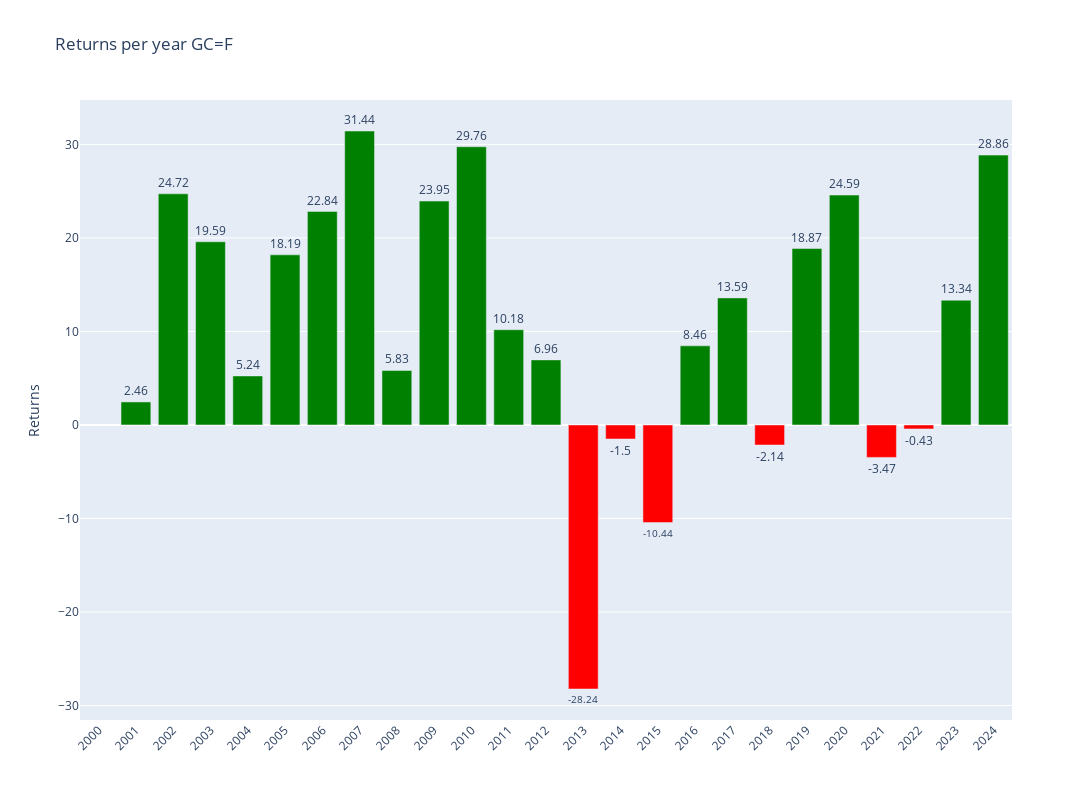

Notebook code cell kept with this figure:
### Code cell
# Plotly
fig = make_subplots()

# Add colors
colors = ['green' if x >= 0 else 'red' for x in annual_data['Return']]

# Graph (1,1)
fig.add_trace(go.Bar(y=annual_data['Return'],x=annual_data['Return'].index,text=round(annual_data['Return'],2),textposition='outside',marker_color=colors,hoverinfo='skip'),row=1,col=1)

# Update xaxis properties
fig.update_yaxes(title_text="Returns", row=1, col=1)

fig.update_layout(xaxis=dict(tickvals=annual_data.index,tickangle=-45),height=800, width=1300,title=f"Returns per year {ticker}")

fig.show()

### Figure 1 — Plotly figure (JSON) as saved in the notebook; plotly's stock layout.template omitted (floating-point values rounded to 4 significant figures)
{"data": [{"hoverinfo": "skip", "marker": {"color": ["red", "green", "green", "green", "green", "green", "green", "green", "green", "green", "green", "green", "green", "red", "red", "red", "green", "green", "red", "green", "green", "red", "red", "green", "green"]}, "text": [null, 2.46, 24.72, 19.59, 5.24, 18.19, 22.84, 31.44, 5.83, 23.95, 29.76, 10.18, 6.96, -28.24, -1.5, -10.44, 8.46, 13.59, -2.14, 18.87, 24.59, -3.47, -0.43, 13.34, 28.86], "textposition": "outside", "type": "bar", "x": [2000, 2001, 2002, 2003, 2004, 2005, 2006, 2007, 2008, 2009, 2010, 2011, 2012, 2013, 2014, 2015, 2016, 2017, 2018, 2019, 2020, 2021, 2022, 2023, 2024], "xaxis": "x", "y": [null, 2.463, 24.72, 19.59, 5.244, 18.19, 22.84, 31.44, 5.833, 23.95, 29.76, 10.18, 6.961, -28.24, -1.498, -10.44, 8.46, 13.59, -2.143, 18.87, 24.59, -3.465, -0.4268, 13.34, 28.86], "yaxis": "y"}], "layout": {"height": 800, "title": {"text": "Returns per year GC=F"}, "width": 1300, "xaxis": {"anchor": "y", "domain": [0, 1], "tickangle": -45, "tickvals": [2000, 2001, 2002, 2003, 2004, 2005, 2006, 2007, 2008, 2009, 2010, 2011, 2012, 2013, 2014, 2015, 2016, 2017, 2018, 2019, 2020, 2021, 2022, 2023, 2024]}, "yaxis": {"anchor": "x", "domain": [0, 1], "title": {"text": "Returns"}}}}
